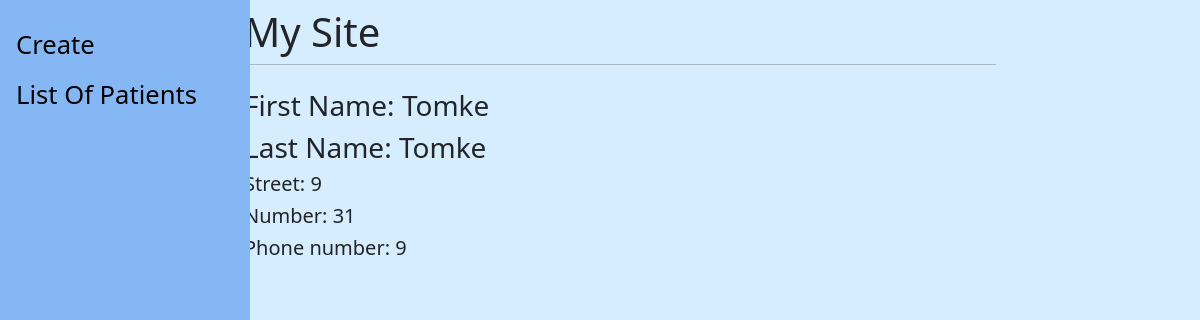
The page /patient/26/ (signed in) on the database its author committed.
### patient/models.py (models this page shows, shortened)
class Patient(models.Model):
    first_name   = models.CharField(max_length=20)
    last_name    =models.CharField(max_length=30)
    street       =models.CharField(max_length=30)
    city         =models.CharField(max_length=30,default="Tychy")
    number       =models.PositiveIntegerField()
    phone_number =models.CharField(max_length=30)

### patient/views.py (the view)
# urls.py: path('<int:id>/',patient_detail_view, name="patient-detail"),
def patient_detail_view(request,id):
    try:
        obj=Patient.objects.get(id=id)
    except Patient.DoesNotExist:
        raise Http404
    context={"object":obj}
    return render(request,"patient_detail.html",context)

### patient/templates/patient_detail.html
{%extends 'base.html'%}
{%block content%}
<h3>First Name: {{object.first_name}}</h3>
<h3>Last Name: {{object.last_name}}</h3>
<h5>Street: {{object.street}}</h5>
<h5>Number: {{object.number}}</h5>
<h5>Phone number: {{object.phone_number}}</h5>
{%endblock%}

### patient/templates/base.html (style rules this page uses)
.content { background-color:#D6EDFF; }

### rows shown on the page
Patient: first_name "Tomke", last_name "Tomke", street "9", number "31", phone_number "9"
